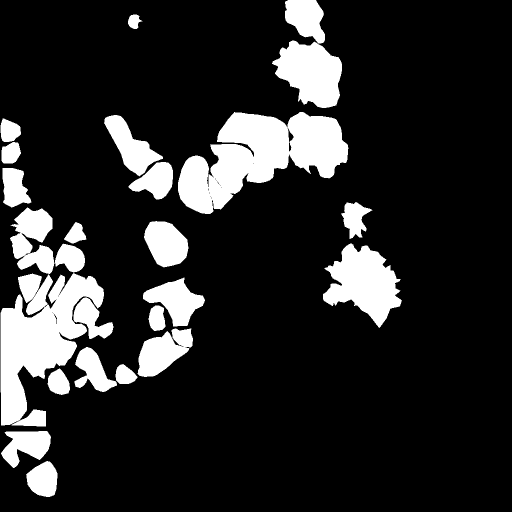
#> input picture raw_data/masks/mask_12.tif, 1024 x 1024 px, given as the content of the folder data/bronze/tiles, which was not available (shown at 1/2 size)
$ python main.py
#> lines starting #> are read from the running program, lines starting #| are printed output that depends on the picture; after the words box and inside, x2 and y2 are one past the last pixel; in counts of white or black regions, pixels touching at a corner belong together; pictures that were not available may be replaced by others from this repository, and a replacement may not be noted
### src/segmentation.py
import os
import numpy as np
from matplotlib import pyplot as plt
import skimage as ski
from skimage import io
from skimage.morphology import erosion, square, opening, dilation, label


def load_image(input_folder, image_path):
    '''
    Load image from path.
    '''
    try:
        image = io.imread(os.path.join(input_folder, image_path))
        return np.array(image)
    except FileNotFoundError:
        print("Image not found")
        return None


# [16 lines left out: function plot_data, not called in this run]


# I applied this script on full size images, if you use it on scaled down ones,
# You might want to decrease the erosion_factor or small objects will disappear


def label_image(binary_image, erosion_factor=5):

    # Refine the segmentation by applying erosion and opening operations
    for i in range(erosion_factor):

        # Open the binary image to remove small objects
        binary_image = opening(binary_image, ski.morphology.square(3))

        # Erode the binary image to shrink object boundaries
        binary_image = erosion(binary_image, square(3))

    # Label connected components in the refined binary image
    labeled_image = label(binary_image)

    # Once labeled, revert changes
    for i in range(erosion_factor):
        labeled_image = opening(labeled_image, ski.morphology.square(3))
        labeled_image = dilation(labeled_image, square(3))
    return labeled_image  # Fully labeled original image


# [4 lines that do not run on import are left out]


### src/utils.py
def parse_number_string(s):
    return ''.join(filter(str.isdigit, s))

### main.py
import os
import numpy as np
from tqdm import tqdm
from PIL import Image
from itertools import product

from sklearn.model_selection import train_test_split

from src.edge_detection import get_yolo_items
from src.augmentation import augment_image
from src.utils import parse_number_string
from src.segmentation import label_image as separate_mask_image, load_image


if __name__ == "__main__":
    IMAGE_SIZE = (256, 256)
    RANDOM_SEED = 42
    np.random.seed(RANDOM_SEED)

    tiles_dir = "data/bronze/tiles"
    masks_dir = "data/bronze/masks"

    tile_paths = sorted(os.listdir(tiles_dir))
    mask_paths = sorted(os.listdir(masks_dir))

    print("\nLoading images...")
    tile_image_arrays = [load_image(tiles_dir, tile_path)
                         for tile_path in tqdm(tile_paths, desc="Tiles")]
#> in load_image, `image = io.imread(os.path.join(input_folder, image_path))`: image: shape (1024, 1024); values 0 (black) and 1 (white), 16.3% white; 24 white regions, largest, box (x1, y1, x2, y2) and area: (356, 224, 697, 428) 37585, (1, 546, 208, 853) 33023, (544, 0, 684, 216) 17403
#> tile_image_arrays = 1 item
    mask_image_arrays = [load_image(masks_dir, mask_path)
                         for mask_path in tqdm(mask_paths, desc="Masks")]
#> call 2 of load_image, with input_folder = 'data/bronze/masks', image_path = 'mask_1.tif'
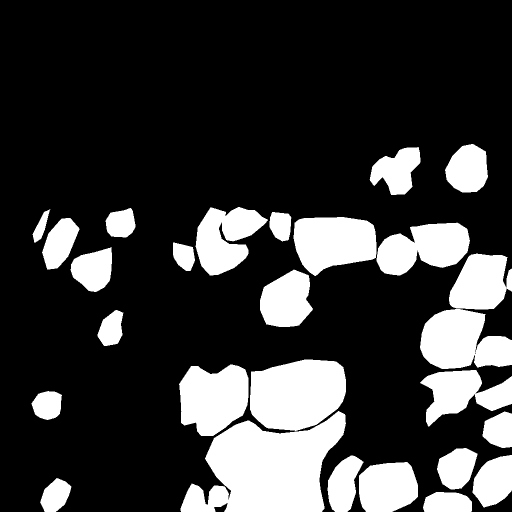
#> input picture raw_data/masks/mask_1.tif, 1024 x 1024 px, found by its file name (shown at 1/2 size)
#> in load_image (call 2), `image = io.imread(os.path.join(input_folder, image_path))`: image: shape (1024, 1024); values 0 (black) and 1 (white), 22.6% white; 27 white regions, largest, box (x1, y1, x2, y2) and area: (361, 822, 692, 1024) 41239, (500, 719, 692, 862) 22224, (840, 618, 1024, 738) 16129
#> call 3 of load_image, with input_folder = 'data/bronze/masks', image_path = 'mask_10.tif'
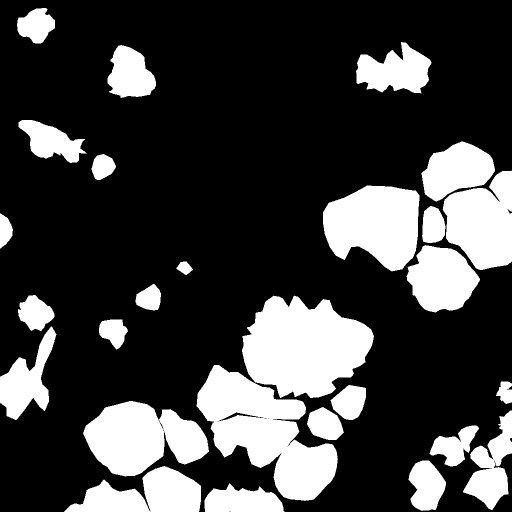
#> input picture raw_data/masks/mask_10.tif, 1024 x 1024 px, found by its file name (shown at 1/2 size)
#> in load_image (call 3), `image = io.imread(os.path.join(input_folder, image_path))`: image: shape (1024, 1024); values 0 (black) and 1 (white), 25.5% white; 27 white regions, largest, box (x1, y1, x2, y2) and area: (484, 591, 748, 796) 37760, (393, 730, 676, 1002) 37737, (646, 371, 839, 543) 24625
#> call 4 of load_image, with input_folder = 'data/bronze/masks', image_path = 'mask_11.tif'
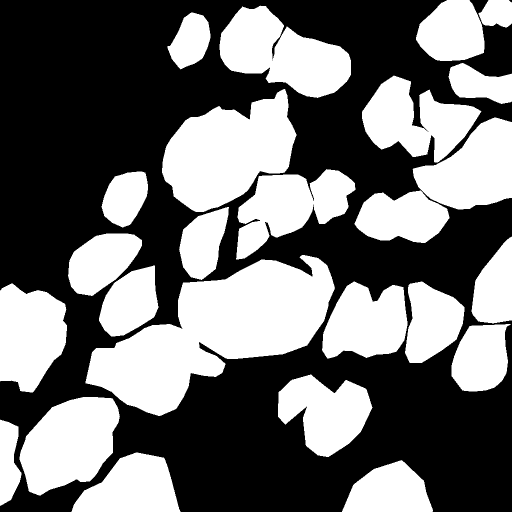
#> input picture raw_data/masks/mask_11.tif, 1024 x 1024 px, found by its file name (shown at 1/2 size)
#> in load_image (call 4), `image = io.imread(os.path.join(input_folder, image_path))`: image: shape (1024, 1024); values 0 (black) and 1 (white), 43.9% white; 25 white regions, largest, box (x1, y1, x2, y2) and area: (171, 510, 670, 832) 77092, (324, 178, 593, 424) 41222, (439, 11, 702, 196) 28497
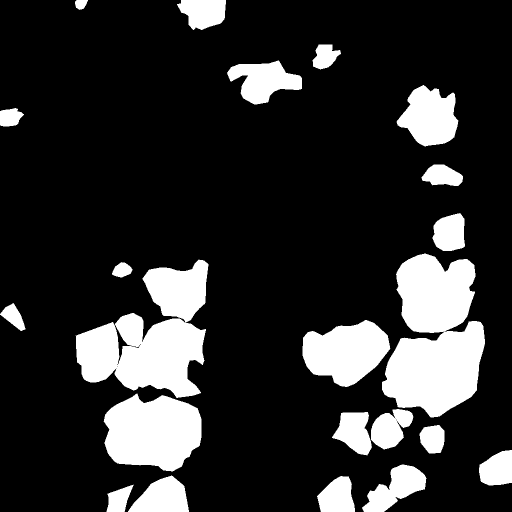
#> input picture raw_data/masks/mask_13.tif, 1024 x 1024 px, found by its file name (shown at 1/2 size)
#> in load_image (call 6), `image = io.imread(os.path.join(input_folder, image_path))`: image: shape (1024, 1024); values 0 (black) and 1 (white), 18.4% white; 22 white regions, largest, box (x1, y1, x2, y2) and area: (764, 507, 970, 835) 46259, (151, 519, 417, 796) 40305, (207, 787, 403, 943) 23304
#> mask_image_arrays = 5 items

    print("\nSeparating mask images...")
    separated_mask_images = []

    os.makedirs("data/silver/masks", exist_ok=True)
    for mask_path, mask_image in tqdm(list(zip(mask_paths, mask_image_arrays))):
        idx = parse_number_string(mask_path)
#> idx = '1'
        image_path = f"data/silver/masks/{idx}.png"
#> image_path = 'data/silver/masks/1.png'

        if os.path.exists(image_path):
            separated_mask_images.append(
                Image.open(image_path).convert("L"))
            continue

        mask_image_separated = separate_mask_image(mask_image).astype(np.uint8)
#> after the loop in label_image, `for i in range(erosion_factor):`:
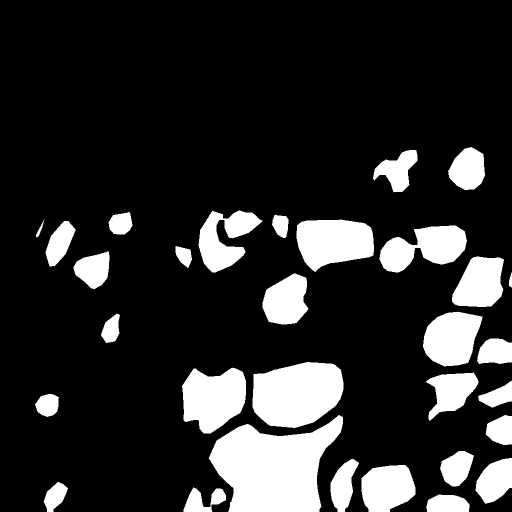
#> binary_image: shape (1024, 1024) (shown at 1/2 size); values 0 (black) and 1 (white), 17.3% white; 32 white regions (1 under 20 px), largest, box (x1, y1, x2, y2) and area: (417, 830, 686, 1024) 33184, (505, 724, 687, 856) 18981, (364, 735, 492, 867) 12373
#> in label_image, `labeled_image = label(binary_image)`: labeled_image: shape (1024, 1024) int64; 33 distinct labels, from 0 to 32
#> after the loop in label_image, `for i in range(erosion_factor):`:
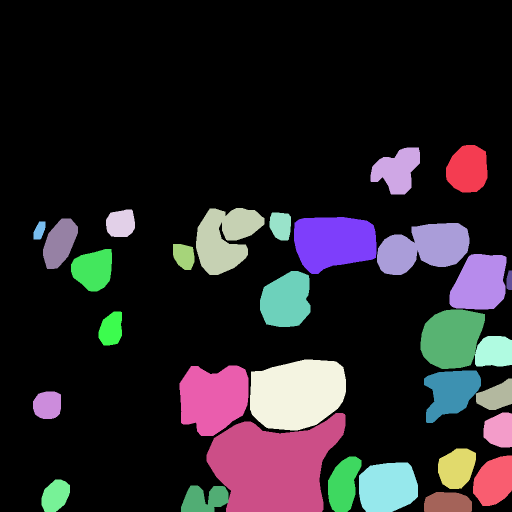
#> labeled_image: shape (1024, 1024) int64 (shown at 1/2 size); 32 distinct labels, from 0 to 32; one colour per label, 0 black
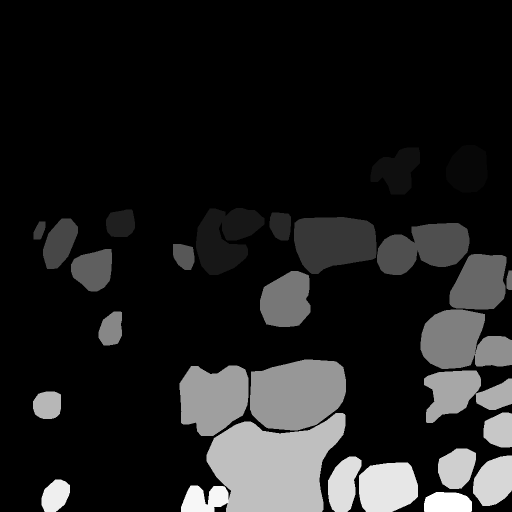
#> mask_image_separated: shape (1024, 1024) (shown at 1/2 size); min 0, max 32, mean 3.9; drawn with min black and max white
        mask_image_separated = Image.fromarray(mask_image_separated)

        separated_mask_images.append(mask_image_separated)
        mask_image_separated.save(image_path)

    print("\nMaking sub-tiles...")
    os.makedirs("data/gold/tiles", exist_ok=True)
    os.makedirs("data/gold/masks", exist_ok=True)

    for idx in tqdm(range(len(tile_image_arrays)), desc="Sub-tiles"):
#> (the run stopped early here; a loop or call above may not have finished)
